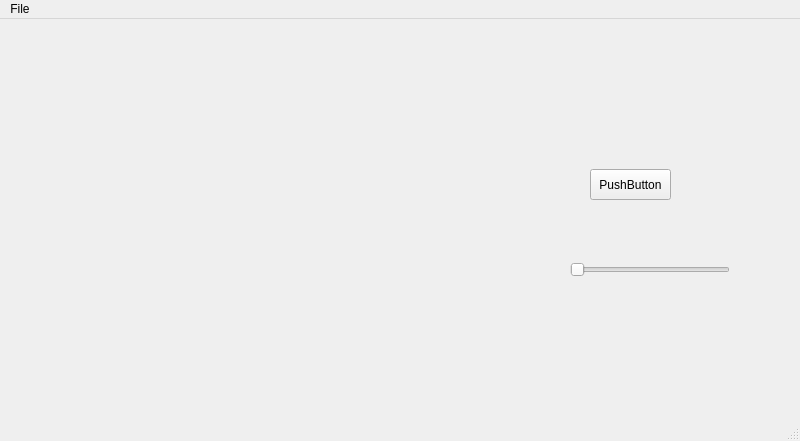
<?xml version="1.0" encoding="UTF-8"?>
<ui version="4.0">
 <class>MainWindow</class>
 <widget class="QMainWindow" name="MainWindow">
  <property name="geometry">
   <rect>
    <x>0</x>
    <y>0</y>
    <width>800</width>
    <height>441</height>
   </rect>
  </property>
  <property name="windowTitle">
   <string>Perceptron Demo</string>
  </property>
  <widget class="QWidget" name="centralwidget">
   <widget class="QPushButton" name="pushButton">
    <property name="geometry">
     <rect>
      <x>590</x>
      <y>150</y>
      <width>81</width>
      <height>31</height>
     </rect>
    </property>
    <property name="text">
     <string>PushButton</string>
    </property>
   </widget>
   <widget class="QSlider" name="horizontalSlider">
    <property name="geometry">
     <rect>
      <x>570</x>
      <y>240</y>
      <width>160</width>
      <height>22</height>
     </rect>
    </property>
    <property name="orientation">
     <enum>Qt::Horizontal</enum>
    </property>
   </widget>
   <widget class="QFrame" name="frame">
    <property name="geometry">
     <rect>
      <x>20</x>
      <y>40</y>
      <width>461</width>
      <height>351</height>
     </rect>
    </property>
   </widget>
  </widget>
  <widget class="QMenuBar" name="menubar">
   <property name="geometry">
    <rect>
     <x>0</x>
     <y>0</y>
     <width>800</width>
     <height>21</height>
    </rect>
   </property>
   <widget class="QMenu" name="menuFile">
    <property name="title">
     <string>File</string>
    </property>
   </widget>
   <addaction name="menuFile"/>
  </widget>
  <widget class="QStatusBar" name="statusbar"/>
 </widget>
 <resources/>
 <connections/>
</ui>
